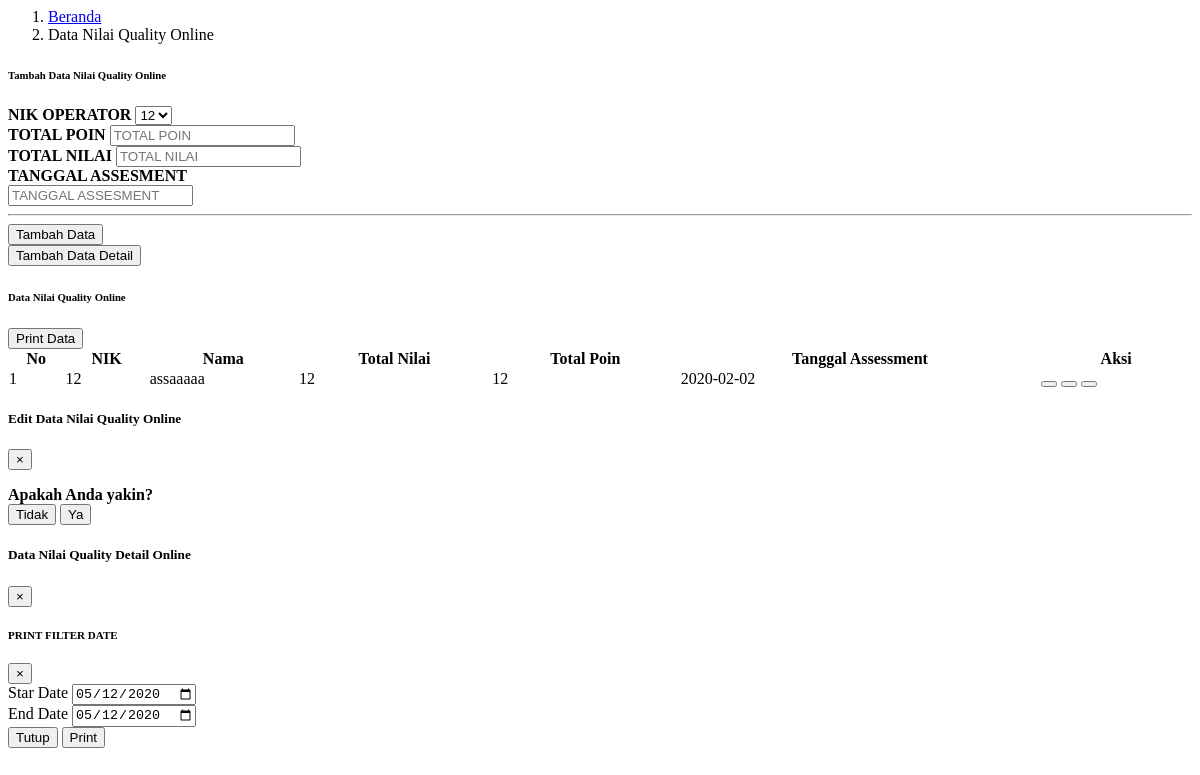
/module/admin/dataScore/dataScoreQuality.php, run on an earlier commit of the app's database.
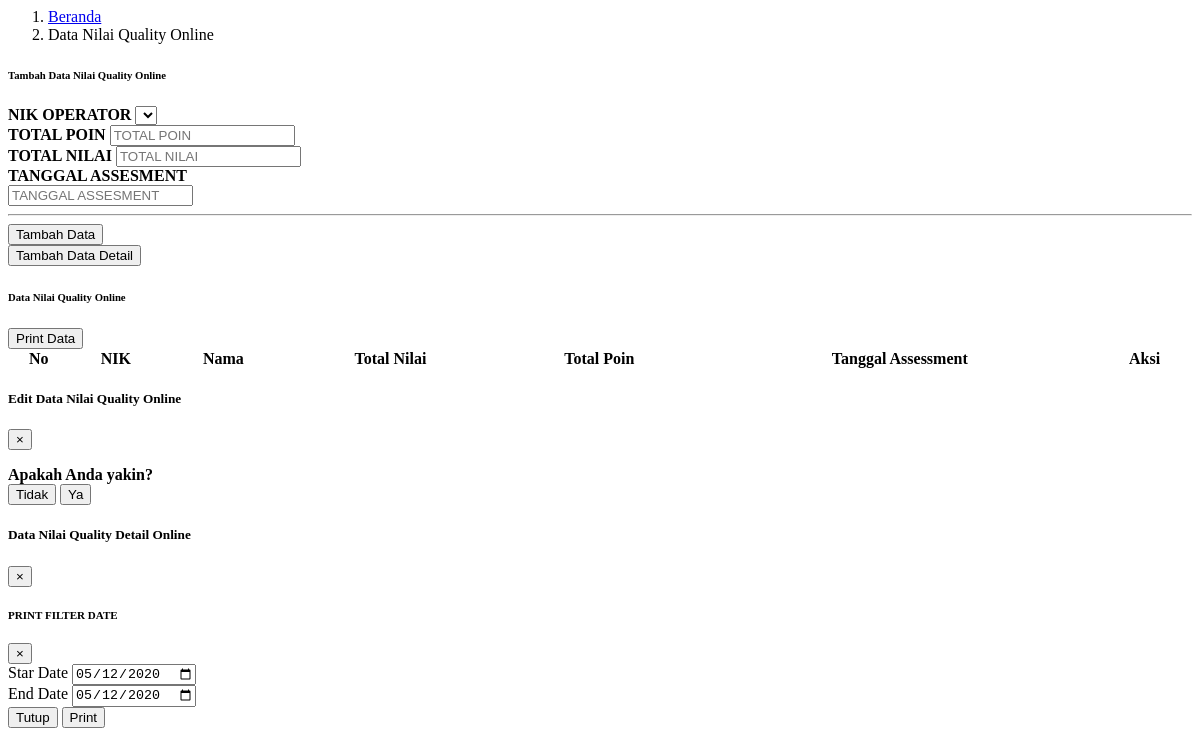
And on a later commit of the database.
### tables this page shows
CREATE TABLE `tabel_score_quality` (
  `id_score_quality` int(11) NOT NULL,
  `id_operator` int(11) NOT NULL,
  `poin` int(15) NOT NULL,
  `nilai` int(11) NOT NULL,
  `tanggal_training` date NOT NULL
);

CREATE TABLE `tabel_operator` (
  `id_operator` int(30) NOT NULL,
  `id_user` int(11) NOT NULL,
  `id_jabatan` int(11) NOT NULL,
  `nama` varchar(50) NOT NULL,
  `nik` int(20) NOT NULL,
  `foto` text NOT NULL,
  `jenis_kelamin` enum('Laki-Laki','Perempuan') NOT NULL,
  `waktu_tambah` datetime NOT NULL,
  `waktu_edit` datetime NOT NULL
);

### process/proses_adminDataScoreQuality.php (called while the page is built, shortened)
<?php
    function tampilOperator($con)
    {
        $tampilOperator="select * from tabel_operator";
        $resultTampilOperator=mysqli_query($con, $tampilOperator);
        return $resultTampilOperator;
    }
                ?>

### module/admin/dataScore/dataScoreQuality.php (the view, shortened to what the changed rows need)
<?php
  include "../config/connection.php";
  include "../process/proses_adminDataScoreQuality.php";
?>
<body>
    <div class="container-fluid" id="dataScore">
        <div class="card shadow mb-4">
            <div class="card-body">
                <form class="user" action="../process/proses_adminDataScoreQuality.php?module=dataScoreQuality&act=tambah" method="POST">
                    <div class="form-group row">
                                <div class="col-sm-12">
                                    <label class="col-sm-6 small d-flex flex-column justify-content-center" for="nikQuality" style="font-weight: bold">NIK OPERATOR</label>
                                    <?php
                                        $resultOperator = tampilOperator($con);
                                    ?>
                                    <select class="custom-select-karyawan my-1 mr-sm-2" name="nikQuality">
                                        <?php
                                            if(mysqli_num_rows($resultOperator) > 0){
                                                while($row = mysqli_fetch_assoc($resultOperator)){
                                                    echo "<option value='".$row['id_operator']."'>".$row['nik']."</option>";
                                                }
                                            }
                                        ?>
                                    </select>
                                </div>
                            </div>
                </form>
            </div>
        </div>
        <div class="card shadow mb-4">
            <div class="card-body">
                <div class="table-responsive">
                    <table class="table table-bordered" id="dataTable" width="100%" cellspacing="0">
                        <thead>
                            <tr class="text-center">
                                <th>No</th>
                                <th>NIK</th>
                                <th>Nama</th>
                                <th>Total Nilai</th>
                                <th>Total Poin</th>
                                <th>Tanggal Assessment</th>
                                <th>Aksi</th>
                            </tr>
                        </thead>
                        <tbody>
                            <?php
                                $queryTampilData = "SELECT tsq.*, tp.id_operator, tp.nik, tp.nama AS nama_operator FROM tabel_score_quality tsq, tabel_operator tp WHERE tsq.id_operator = tp.id_operator;
                                    ";
                                $resultTampilData = mysqli_query($con, $queryTampilData);
                                $index = 1;
                                if(mysqli_num_rows($resultTampilData) > 0){
                                    while($rowTampilData = mysqli_fetch_assoc($resultTampilData)){
                                        ?>
                                            <tr class="text-center" id-score-quality="<?php echo $rowTampilData["id_score_quality"] ?>">
                                                <td ><?php echo $index; ?></td>
                                                <td class="kategoriMateri"><?php echo $rowTampilData["nik"]; ?></td>
                                                <td class="kategoriMateri"><?php echo $rowTampilData["nama_operator"]; ?></td>
                                                <td class="judulMateri"><?php echo $rowTampilData["poin"]; ?></td>
                                                <td class="fileMateri"><?php echo $rowTampilData["nilai"]; ?></td>
                                                <td class="fileMateri"><?php echo $rowTampilData["tanggal_training"]; ?></td>
                                                <td>
                                                    <button type="button" class="btn btn-warning info-dataScoreQuality-admin mb-2 mb-sm-0" data-toggle="modal" data-target="#infoDataScoreQualityModal" id_scoreQualityInfo="<?php echo $rowTampilData["id_score_quality"];?>">
                                                    </button>
                                                    <button type="button" class="btn btn-primary edit-dataScoreQuality-admin mb-2 mb-sm-0" data-toggle="modal" data-target="#editDataScoreQualityModal" id_scoreQualityEdit="<?php echo $rowTampilData["id_score_quality"];?>">
                                                    </button>
                                                    <button type="button" class="btn btn-danger hapus-dataScoreQuality-admin mb-2 mb-sm-0" data-toggle="modal" data-target="#hapusDataScoreQualityModall" id_score_quality="<?php echo $rowTampilData["id_score_quality"];?>" >
                                                    </button>
                                                </td>
                                            </tr>
                                        <?php
                                        $index++;
                                    }
                                    ?>
                                    <?php
                                }
                                else{
                                    ?>
                                    <?php
                                }
                            ?>
                        </tbody>
                    </table>
                </div>
            </div>
        </div>
    </div>
</body>

What changed in the data, as far as the page shows it:
removed tabel_score_quality: id_operator.nik "12", id_operator.nama "assaaaaa", poin "12", nilai "12", tanggal_training "2020-02-02"
Also different on the page:
form field nikQuality: "12" → (not shown)
